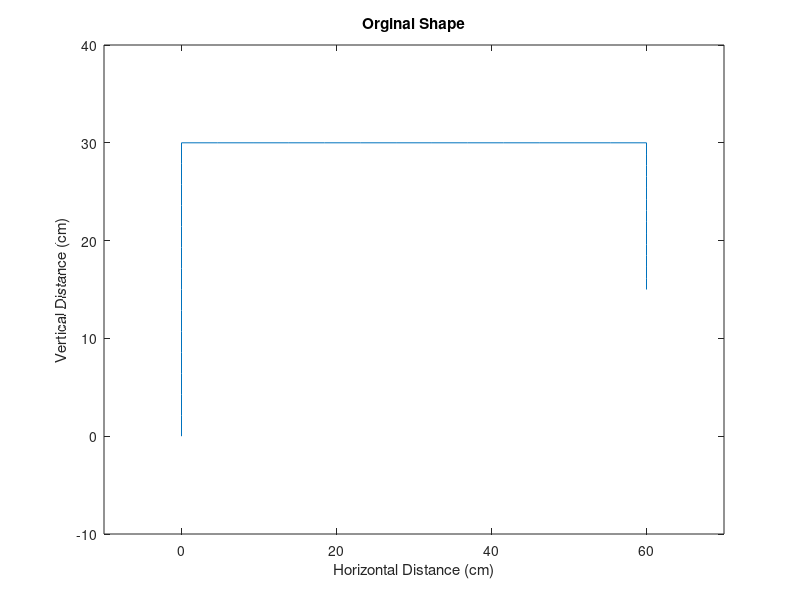
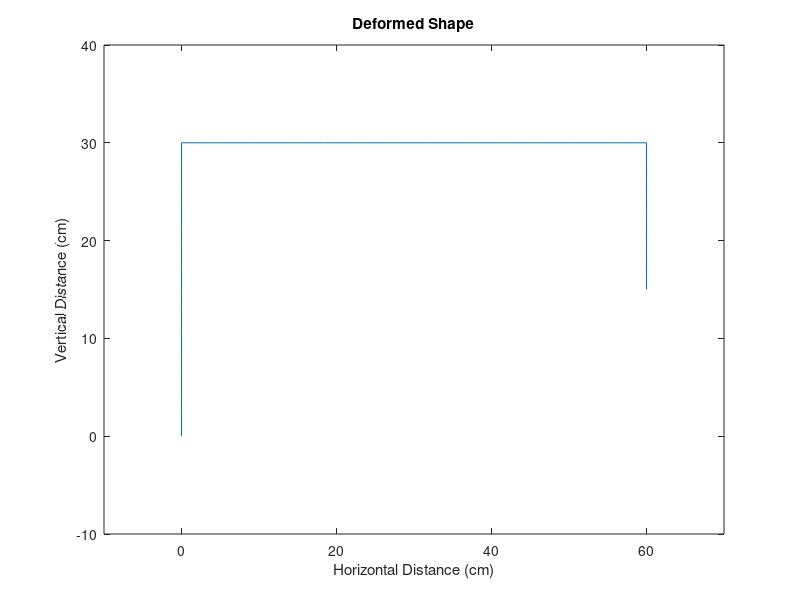

Reproduce these figures in MATLAB, in order.
clear all

%This code is for Question 1, Part B, Part ii. Which is 40 elements with
%the left hand support being FIXED, and the right hand support being PINNED

n=40; %Number of elements present
numberElements=n; %Variable names present to make clearer for the reader

%Discretisation process begins
a=floor((numberElements+3)/6)*2+1; %Number of node present in the left column, including the support and the top.
c=floor(((numberElements+3-a))/2); %Number of nodes present in the right column, including the support and the top nodes.
b=numberElements+3-a-c; %Number of nodes in the top beam, including both the top right and top left corners

numberNodes=numberElements+1;%automatic
dofNode=3; %degrees of freedom per node of a frame is 3
nodesEl=2; %nodes per element is 2; i and j
dofEl=dofNode*nodesEl; %degrees of freedom per element is dof per node * number of nodes per element

elementNodes=zeros(numberElements,2); %creating zeros ready for global node input


for e=1:numberElements   %defining all the global nodes
    elementNodes(e,1)=e;   %x coordinate node 
    elementNodes(e,2)=e+1;  %y coordinate node
end

%nodeCoordinates

nodeCoordinates=zeros(n+1,2);

nodeCoordinates(1:a,2)=0:30/(a-1):30;
nodeCoordinates(a+1:n+1-c,2)=30;
nodeCoordinates(a:n+2-c,1)=0:60/(b-1):60;
nodeCoordinates(n-c+2:n+1,2)=30:-15/(c-1):15;
nodeCoordinates(n-c+2:n+1,1)=60;
%Discretisation process ends. Check the coordinates in the nodeCoordinates
%dateset for optimal distribution between the two columns and single beam.

%Boundary conditions will be the 3 degrees of freedom for the first node,
%and the 2 degrees of freedom at the final node, as the right support is 
%now PINNED and therefore ALLOWING ROTATION
bcDof=[numberElements/numberElements;numberElements/numberElements+1;numberElements/numberElements+2;numberNodes*3-2;numberNodes*3-1];

A=200; %cm^2 units
E=20*10^6; %N/cm^2 units
I=(6*10^4); %cm^4 units

P=zeros(numberNodes*3,1); %sizing the externally applied forces vector
P(((a+1)/2)*3-2,1)=150000; %Applying the 150kN horizontal force at the middle node in the left column. Located at (0,15).

xx=nodeCoordinates(:,1); %Extracting and storing the x coordinate data
yy=nodeCoordinates(:,2); %Extracting and storing the y coorindate data
sysDof = dofNode*numberNodes; %calculating the total number of degrees of freedom in the whole system
noConstraints = length(bcDof); %number of constraints is equal to the number of boundary condtions
elDofs = zeros(numberElements,dofEl); %sizing the element degrees of freedome matrix

K=zeros(sysDof,sysDof); %Sizing the global stiffness matrix


for e=1:numberElements
    elDofs(e,1)=(elementNodes(e,1)*3)-2; %dof U3i-2
    elDofs(e,2)=(elementNodes(e,1)*3)-1; %dof U3i-1
    elDofs(e,3)=(elementNodes(e,1)*3); %dof U3i
    elDofs(e,4)=(elementNodes(e,2)*3)-2; %dof U3j-2
    elDofs(e,5)=(elementNodes(e,2)*3)-1; %dof U3j-1
    elDofs(e,6)=(elementNodes(e,2)*3); %dof U3j
    index1=elementNodes(e,1); %calls node i DOFs
    index2=elementNodes(e,2); %calls node j DOFs
    xx1=xx(index1); %x_i coordinates
    xx2=xx(index2); %x_j coordinates
    yy1=yy(index1); %y_i coordinates
    yy2=yy(index2); %y_j coordinates
    L=((xx2-xx1)^2+(yy2-yy1)^2)^0.5; %Calclating the length of the specific element
    c=(xx2-xx1)/L; %cos(pheta) equals
    s=(yy2-yy1)/L; %sin(pheta) equals
    ALI=A*L^2/I; %A and I constant, length is specific to each element
    EIL=E*I/L^3; %E and I constant for all elements, length is specific to each element.


    Te=[c s 0 0 0 0; -s c 0 0 0 0; 0 0 1 0 0 0; 0 0 0 c s 0; 0 0 0 -s c 0; 0 0 0 0 0 1]; %Transformation matrix
    kebar=EIL*[ALI 0 0 -ALI 0 0; 0 12 6*L 0 -12 6*L; 0 6*L 4*L^2 0 -6*L 2*L^2; -ALI 0 0 ALI 0 0; 0 -12 -6*L 0 12 -6*L; 0 6*L 2*L^2 0 -6*L 4*L^2]; %element stiffness matrix pre transformation
    ke=transpose(Te)*kebar*Te; %element stiffness post transformation

    K(3*e-2:3*e+3,3*e-2:3*e+3)=K(3*e-2:3*e+3,3*e-2:3*e+3)+ke; %Assembly procedure
end

%Apply boundary conditions
for c = 1:noConstraints
    i = bcDof(c);
    j = bcDof(c);
    K(i,:) = 0; %replace stiffness terms in row i with zero
    K(:,j) = 0; %replace stiffness terms in row j with zero
    P(i) = 0;   %replace force terms in row j with zero
end



activeDof=setdiff([1:sysDof],[bcDof]);  %produce a list of active DOFs
Kr = K(activeDof,activeDof);    %produce a reduced stiffness matrix
Fr = P(activeDof);             %produce a reduced force vector

U = Kr\Fr;  %solve for stiffness

%post-processing to find nodal and element forces

%Resizing the displacement matrix
uFinal=zeros(3*n+3,1)
uFinal(4:3*n,1)=U(1:size(U)-1,1);
uFinal(3*n+3,1)=U(3*n-2,1);


nodalForce = K*uFinal; 
elementForce = zeros(numberElements,dofEl);

for e = 1:numberElements
    elDofs(e,1) = (elementNodes(e,1)*3)-2;      %dof U_3i-2
    elDofs(e,2) = (elementNodes(e,1)*3)-1;      %dof U_3i-1
    elDofs(e,3) = (elementNodes(e,1)*3);        %dof U_3i
    elDofs(e,4) = (elementNodes(e,2)*3)-2;      %dof U_3j-2
    elDofs(e,5) = (elementNodes(e,2)*3)-1;      %dof U_3j-1
    elDofs(e,6) = (elementNodes(e,2)*3);        %dof U_3j
    index1 = elementNodes(e,1);                 %calls node i DOFs
    index2 = elementNodes(e,2);                 %calls node j DOFs
    xx1 = xx(index1);                           %x_i coordinates
    xx2 = xx(index2);                           %x_j coordinates
    yy1 = yy(index1);                           %y_i coordinates
    yy2 = yy(index2);                           %y_j coordinates
    L = (((xx2-xx1)^2)+((yy2-yy1)^2))^(0.5); %element length calculation
    C(e) = (xx2-xx1)/L;                      %element cosine calculation
    S(e) = (yy2-yy1)/L;                      %element sine calculation
    c = C(e);                                   %renamed for convenience
    s = S(e);                                   %renamed for convenience
    cs = c*s;                                   %definition
    c2 = c^2;                                   %definition
    s2 = s^2;                                   %definition
    ALI=A*L^2/I;
    EIL=E*I/L^3;                               %definition


    Te=[c s 0 0 0 0; -s c 0 0 0 0; 0 0 1 0 0 0; 0 0 0 c s 0; 0 0 0 -s c 0; 0 0 0 0 0 1];
    kebar=EIL*[ALI 0 0 -ALI 0 0; 0 12 6*L 0 -12 6*L; 0 6*L 4*L^2 0 -6*L 2*L^2; -ALI 0 0 ALI 0 0; 0 -12 -6*L 0 12 -6*L; 0 6*L 2*L^2 0 -6*L 4*L^2];                   %element force
    ke=transpose(Te)*kebar*Te



    gDof = elDofs(e,:);
    cDofStart = gDof(1);
    cDofEnd = gDof(end);
    uCurrent = uFinal(cDofStart:cDofEnd);
    elementForce(e,:) = ke*uCurrent; %forces for the 6 degrees of freedom present in the given element e
end

Xdisp=zeros(size(xx)); %Sizing a matrix specifically for x displacements
Ydisp=zeros(size(yy)); %Sizing a matrix specifically for y displacements

Xdisp(2:numberNodes-1,1)=U(1:3:(numberNodes-2)*3,1); %Storing data in appropriate locations
Ydisp(2:numberNodes-1,1)=U(2:3:(numberNodes-2)*3+1,1); %Storing data in appropriate locations



%Plotting and labelling the orginal shape
plot(xx,yy)
hold on
axis([-10 max(xx)+10 -10 max(yy)+10])
xlabel('Horizontal Distance (cm)');
ylabel('Vertical Distance (cm)');
title('Orginal Shape');
hold off

%Plotting and labbeling the deformed shape
Xfinal=nodeCoordinates(:,1)+Xdisp(:,1); %The final x coordinate positions after loading
Yfinal=nodeCoordinates(:,2)+Ydisp(:,1); %The final y coordiante positions after loading
figure
plot(Xfinal, Yfinal)
hold on
axis([-10 max(Xfinal)+10 -10 max(Yfinal)+10])
xlabel('Horizontal Distance (cm)');
ylabel('Vertical Distance (cm)');
title('Deformed Shape');
hold off
